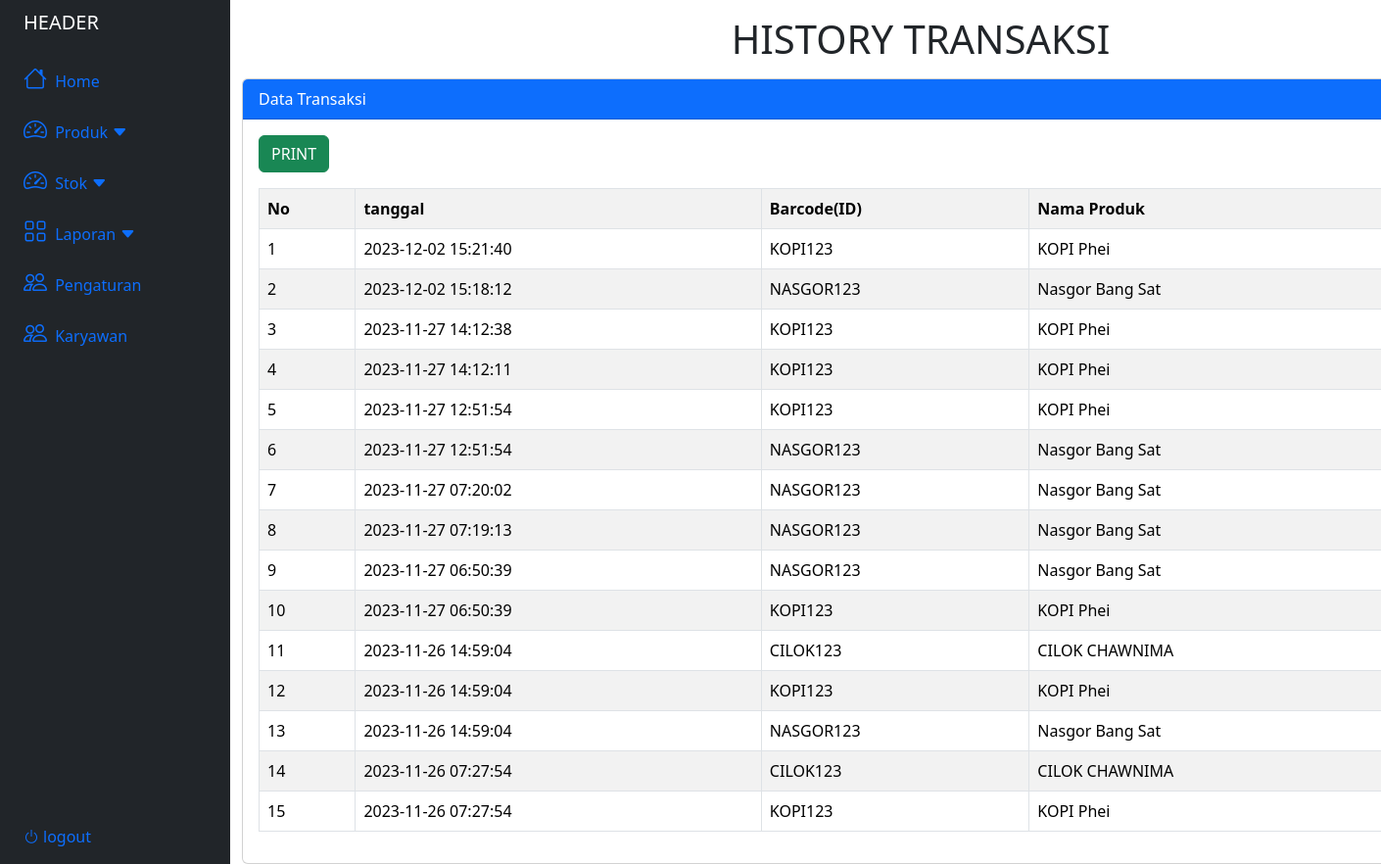
The app's page /laporan/history.php with its own data.
### tables this page shows
CREATE TABLE `transaksi` (
  `id_transaksi` int(11) NOT NULL,
  `tanggal` timestamp NOT NULL DEFAULT current_timestamp(),
  `id_produk` varchar(50) NOT NULL,
  `jumlah` int(50) NOT NULL
);

CREATE TABLE `produk` (
  `id_produk` varchar(50) NOT NULL,
  `nama_produk` varchar(50) NOT NULL,
  `satuan` int(50) NOT NULL,
  `kategori` int(50) NOT NULL,
  `harga` int(50) NOT NULL,
  `stok` int(50) NOT NULL DEFAULT 0
);

### laporan/history.php (the view, shortened to what this page needs)
<?php
include("../database.php");
?>
<!DOCTYPE html>
<html lang="en">
<head>
    <link rel="stylesheet" href="https://cdnjs.cloudflare.com/ajax/libs/font-awesome/6.0.0/css/all.min.css">
    <link rel="stylesheet" href="https://cdn.jsdelivr.net/npm/bootstrap-icons@1.11.1/font/bootstrap-icons.css">
    <link href="https://cdn.jsdelivr.net/npm/bootstrap@5.3.2/dist/css/bootstrap.min.css" rel="stylesheet">
    <link rel="stylesheet" href="produkStyle.css">
</head>
<body>
    <div class="container-fluid">
        <div class="row flex-nowrap">
            <?php
            include("../header.php");
            ?>
            <div class="container">
                <h1 class="text-center mt-3">HISTORY TRANSAKSI</h1>
                <div class="card mt-3">
                    <div class="card-header bg-primary text-white">
                        Data Transaksi
                    </div>
                    <div class="card-body">
                        <button type="button" class="btn btn-success mb-3" data-bs-toggle="modal" data-bs-target="#addModal">
                            PRINT
                        </button>
                        <table class="table table-bordered table-striped table-hover">
                            <tr>
                                <th>No</th>
                                <th>tanggal</th>
                                <th>Barcode(ID)</th>
                                <th>Nama Produk</th>
                            </tr>
                            <?php
                            $no = 1;
                            $tampil = mysqli_query($conn, "SELECT * FROM transaksi ORDER BY id_transaksi DESC");
                            while ($data = mysqli_fetch_array($tampil)) :
                                $produk = mysqli_query($conn, "SELECT * FROM produk WHERE id_produk = '$data[id_produk]'");
                                $data_produk = mysqli_fetch_assoc($produk);
                            ?>
                                <tr>
                                    <td><?= $no++ ?></td>
                                    <td><?= $data['tanggal'] ?></td>
                                    <td><?= $data_produk['id_produk'] ?></td>
                                    <td><?= $data_produk['nama_produk'] ?></td>
                                </tr>
                            <?php endwhile; ?>
                        </table>
                    </div>
                </div>
            </div>
        </div>
    </div>
</body>
</html>

### records on screen
transaksi: tanggal "2023-12-02 15:21:40", id_produk.id_produk "KOPI123", id_produk.nama_produk "KOPI Phei"
transaksi: tanggal "2023-12-02 15:18:12", id_produk.id_produk "NASGOR123", id_produk.nama_produk "Nasgor Bang Sat"
transaksi: tanggal "2023-11-27 14:12:38", id_produk.id_produk "KOPI123", id_produk.nama_produk "KOPI Phei"
transaksi: tanggal "2023-11-27 14:12:11", id_produk.id_produk "KOPI123", id_produk.nama_produk "KOPI Phei"
transaksi: tanggal "2023-11-27 12:51:54", id_produk.id_produk "KOPI123", id_produk.nama_produk "KOPI Phei"
transaksi: tanggal "2023-11-27 12:51:54", id_produk.id_produk "NASGOR123", id_produk.nama_produk "Nasgor Bang Sat"
transaksi: tanggal "2023-11-27 07:20:02", id_produk.id_produk "NASGOR123", id_produk.nama_produk "Nasgor Bang Sat"
transaksi: tanggal "2023-11-27 07:19:13", id_produk.id_produk "NASGOR123", id_produk.nama_produk "Nasgor Bang Sat"
transaksi: tanggal "2023-11-27 06:50:39", id_produk.id_produk "NASGOR123", id_produk.nama_produk "Nasgor Bang Sat"
transaksi: tanggal "2023-11-27 06:50:39", id_produk.id_produk "KOPI123", id_produk.nama_produk "KOPI Phei"
transaksi: tanggal "2023-11-26 14:59:04", id_produk.id_produk "CILOK123", id_produk.nama_produk "CILOK CHAWNIMA"
transaksi: tanggal "2023-11-26 14:59:04", id_produk.id_produk "KOPI123", id_produk.nama_produk "KOPI Phei"
transaksi: tanggal "2023-11-26 14:59:04", id_produk.id_produk "NASGOR123", id_produk.nama_produk "Nasgor Bang Sat"
transaksi: tanggal "2023-11-26 07:27:54", id_produk.id_produk "CILOK123", id_produk.nama_produk "CILOK CHAWNIMA"
transaksi: tanggal "2023-11-26 07:27:54", id_produk.id_produk "KOPI123", id_produk.nama_produk "KOPI Phei"
